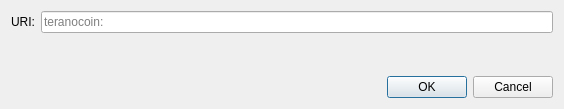
<?xml version="1.0" encoding="UTF-8"?>
<ui version="4.0">
 <class>OpenURIDialog</class>
 <widget class="QDialog" name="OpenURIDialog">
  <property name="geometry">
   <rect>
    <x>0</x>
    <y>0</y>
    <width>564</width>
    <height>109</height>
   </rect>
  </property>
  <property name="windowTitle">
   <string>Open teranocoin URI</string>
  </property>
  <layout class="QVBoxLayout" name="verticalLayout">
   <item>
    <layout class="QHBoxLayout" name="horizontalLayout">
     <item>
      <widget class="QLabel" name="label">
       <property name="text">
        <string>URI:</string>
       </property>
      </widget>
     </item>
     <item>
      <widget class="QValidatedLineEdit" name="uriEdit">
       <property name="placeholderText">
        <string notr="true">teranocoin:</string>
       </property>
      </widget>
     </item>
    </layout>
   </item>
   <item>
    <spacer name="verticalSpacer">
     <property name="orientation">
      <enum>Qt::Vertical</enum>
     </property>
     <property name="sizeHint" stdset="0">
      <size>
       <width>20</width>
       <height>40</height>
      </size>
     </property>
    </spacer>
   </item>
   <item>
    <widget class="QDialogButtonBox" name="buttonBox">
     <property name="orientation">
      <enum>Qt::Horizontal</enum>
     </property>
     <property name="standardButtons">
      <set>QDialogButtonBox::Cancel|QDialogButtonBox::Ok</set>
     </property>
    </widget>
   </item>
  </layout>
 </widget>
 <customwidgets>
  <customwidget>
   <class>QValidatedLineEdit</class>
   <extends>QLineEdit</extends>
   <header>qt/qvalidatedlineedit.h</header>
  </customwidget>
 </customwidgets>
 <resources/>
 <connections>
  <connection>
   <sender>buttonBox</sender>
   <signal>accepted()</signal>
   <receiver>OpenURIDialog</receiver>
   <slot>accept()</slot>
   <hints>
    <hint type="sourcelabel">
     <x>248</x>
     <y>254</y>
    </hint>
    <hint type="destinationlabel">
     <x>157</x>
     <y>274</y>
    </hint>
   </hints>
  </connection>
  <connection>
   <sender>buttonBox</sender>
   <signal>rejected()</signal>
   <receiver>OpenURIDialog</receiver>
   <slot>reject()</slot>
   <hints>
    <hint type="sourcelabel">
     <x>316</x>
     <y>260</y>
    </hint>
    <hint type="destinationlabel">
     <x>286</x>
     <y>274</y>
    </hint>
   </hints>
  </connection>
 </connections>
</ui>
